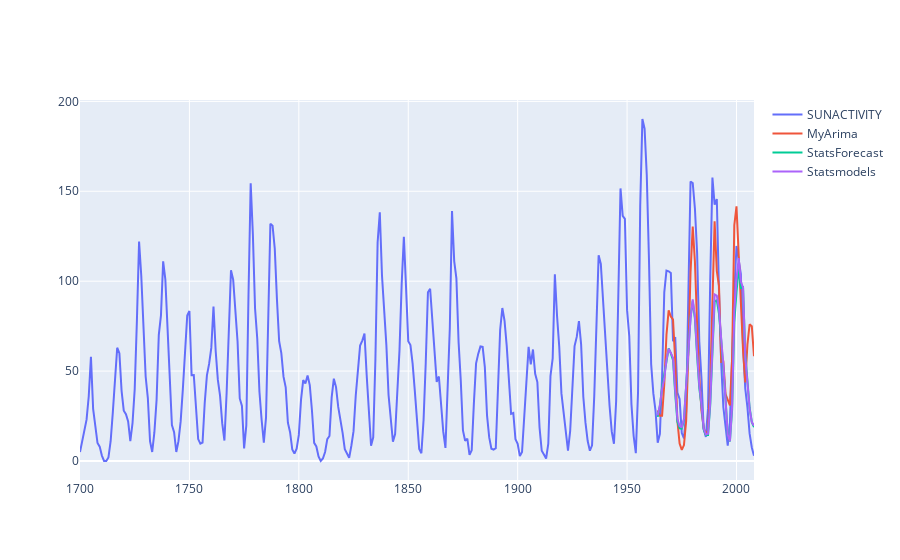

Write notebook code for a chart like this one.
### Markdown cell above
# Plot

### Code cell
fig = go.Figure()
fig.add_trace(go.Scatter(x=df[DS], y=df[Y], mode='lines', name=Y))
test_dates = df[DS].values[-H:]
fig.add_trace(go.Scatter(x=test_dates, y=preds1, mode='lines', name="MyArima"))
fig.add_trace(go.Scatter(x=test_dates, y=preds2, mode='lines', name="StatsForecast"))
fig.add_trace(go.Scatter(x=test_dates, y=preds3, mode='lines', name="Statsmodels"))
fig.update_layout(showlegend=True)
fig.show()
